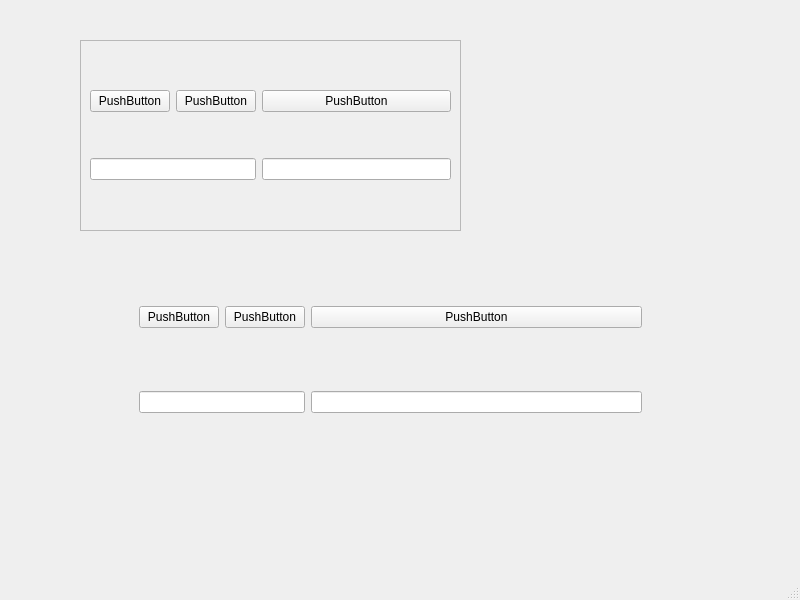
<?xml version="1.0" encoding="UTF-8"?>
<ui version="4.0">
 <class>MainWindow</class>
 <widget class="QMainWindow" name="MainWindow">
  <property name="geometry">
   <rect>
    <x>0</x>
    <y>0</y>
    <width>800</width>
    <height>600</height>
   </rect>
  </property>
  <property name="windowTitle">
   <string>MainWindow</string>
  </property>
  <widget class="QWidget" name="centralwidget">
   <widget class="QFrame" name="frame">
    <property name="geometry">
     <rect>
      <x>80</x>
      <y>40</y>
      <width>381</width>
      <height>191</height>
     </rect>
    </property>
    <property name="frameShape">
     <enum>QFrame::StyledPanel</enum>
    </property>
    <property name="frameShadow">
     <enum>QFrame::Raised</enum>
    </property>
    <layout class="QGridLayout" name="gridLayout">
     <item row="0" column="0">
      <widget class="QPushButton" name="pushButton">
       <property name="text">
        <string>PushButton</string>
       </property>
      </widget>
     </item>
     <item row="0" column="1">
      <widget class="QPushButton" name="pushButton_2">
       <property name="text">
        <string>PushButton</string>
       </property>
      </widget>
     </item>
     <item row="0" column="2">
      <widget class="QPushButton" name="pushButton_3">
       <property name="text">
        <string>PushButton</string>
       </property>
      </widget>
     </item>
     <item row="1" column="0" colspan="2">
      <widget class="QLineEdit" name="lineEdit"/>
     </item>
     <item row="1" column="2">
      <widget class="QLineEdit" name="lineEdit_2"/>
     </item>
    </layout>
   </widget>
   <widget class="QFrame" name="gridFrame">
    <property name="geometry">
     <rect>
      <x>130</x>
      <y>240</y>
      <width>521</width>
      <height>241</height>
     </rect>
    </property>
    <layout class="QGridLayout" name="gridLayout_2">
     <item row="0" column="0">
      <widget class="QPushButton" name="pushButton_4">
       <property name="text">
        <string>PushButton</string>
       </property>
      </widget>
     </item>
     <item row="0" column="1">
      <widget class="QPushButton" name="pushButton_5">
       <property name="text">
        <string>PushButton</string>
       </property>
      </widget>
     </item>
     <item row="0" column="2">
      <widget class="QPushButton" name="pushButton_6">
       <property name="text">
        <string>PushButton</string>
       </property>
      </widget>
     </item>
     <item row="1" column="0" colspan="2">
      <widget class="QLineEdit" name="lineEdit_3"/>
     </item>
     <item row="1" column="2">
      <widget class="QLineEdit" name="lineEdit_4"/>
     </item>
    </layout>
   </widget>
  </widget>
  <widget class="QMenuBar" name="menubar">
   <property name="geometry">
    <rect>
     <x>0</x>
     <y>0</y>
     <width>800</width>
     <height>22</height>
    </rect>
   </property>
  </widget>
  <widget class="QStatusBar" name="statusbar"/>
 </widget>
 <resources/>
 <connections/>
</ui>
